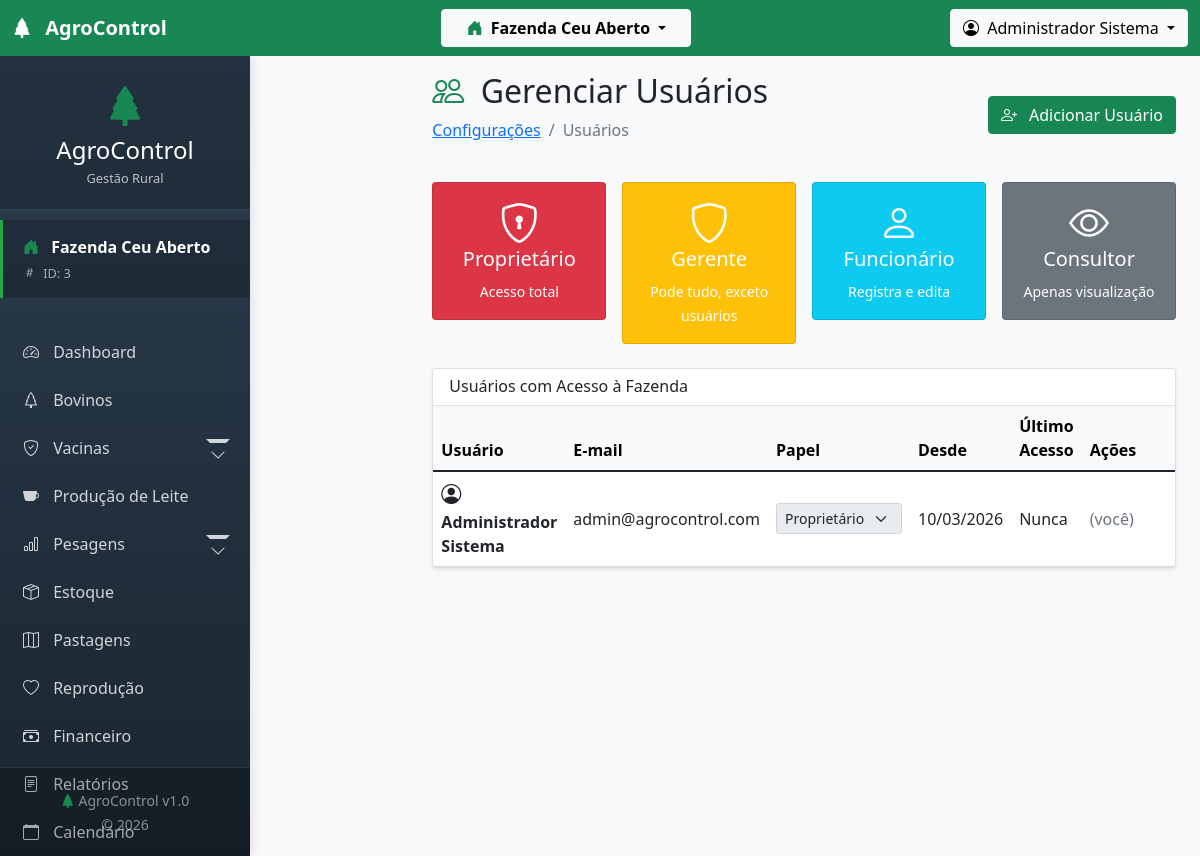
Screenshot of /modules/configuracao/usuarios.php (signed in) with the database file from the repository.
### tables this page shows
CREATE TABLE `fazenda_usuarios` (
  `id` int(11) NOT NULL AUTO_INCREMENT,
  `id_fazenda` int(11) NOT NULL,
  `id_usuario` int(11) NOT NULL,
  `papel` enum('proprietario','administrador','gerente','veterinario','funcionario','consultor') DEFAULT 'funcionario',
  `setor` varchar(100) DEFAULT NULL,
  `permissões` text DEFAULT NULL,
  `recebe_notificacoes` tinyint(1) DEFAULT 1,
  `data_atribuicao` timestamp NULL DEFAULT current_timestamp(),
  `data_remocao` timestamp NULL DEFAULT NULL,
  `ativo` tinyint(1) DEFAULT 1,
  PRIMARY KEY (`id`),
  UNIQUE KEY `unique_usuario_fazenda` (`id_fazenda`,`id_usuario`,`ativo`),
  KEY `id_usuario` (`id_usuario`),
  CONSTRAINT `fazenda_usuarios_ibfk_1` FOREIGN KEY (`id_fazenda`) REFERENCES `fazendas` (`id`) ON DELETE CASCADE,
  CONSTRAINT `fazenda_usuarios_ibfk_2` FOREIGN KEY (`id_usuario`) REFERENCES `usuarios` (`id`)
);

CREATE TABLE `usuarios` (
  `id` int(11) NOT NULL AUTO_INCREMENT,
  `nome` varchar(100) NOT NULL,
  `email` varchar(100) NOT NULL,
  `senha` varchar(255) NOT NULL,
  `nivel` enum('admin','usuario') DEFAULT 'usuario',
  `telefone` varchar(20) DEFAULT NULL,
  `cpf_cnpj` varchar(20) DEFAULT NULL,
  `tipo_pessoa` enum('fisica','juridica') DEFAULT 'fisica',
  `email_confirmado` tinyint(1) DEFAULT 0,
  `token_confirmacao` varchar(100) DEFAULT NULL,
  `data_nascimento` date DEFAULT NULL,
  `profissao` varchar(100) DEFAULT NULL,
  `avatar` varchar(255) DEFAULT NULL,
  `ultimo_login` datetime DEFAULT NULL,
  `ultimo_ip` varchar(45) DEFAULT NULL,
  `data_cadastro` timestamp NULL DEFAULT current_timestamp(),
  `data_atualizacao` timestamp NULL DEFAULT NULL ON UPDATE current_timestamp(),
  `ativo` tinyint(1) DEFAULT 1,
  PRIMARY KEY (`id`),
  UNIQUE KEY `email` (`email`)
);

### config/tenant.php (called while the page is built, shortened)
<?php
require_once __DIR__ . '/database.php';
class TenantManager {
    public static function getActiveFarmId() {
        return $_SESSION['fazenda_ativa_id'] ?? null;
    }
    public static function getUserFarms($userId = null) {
        if (!$userId) $userId = $_SESSION['usuario_id'] ?? 0;
        global $conn;
        $sql = "SELECT f.*, ufp.papel
                FROM fazendas f
                INNER JOIN fazenda_usuarios ufp ON f.id = ufp.id_fazenda
                WHERE ufp.id_usuario = " . intval($userId) . "
                AND ufp.ativo = 1
                AND f.ativo = 1
                ORDER BY f.nome_fazenda";
        $result = $conn->query($sql);
        $farms = [];
        if ($result) {
            while ($row = $result->fetch_assoc()) {
                $farms[] = $row;
            }
        }
        return $farms;
    }
}
function getActiveFarmId() {
    return TenantManager::getActiveFarmId();
}
?>

### config/database.php (called while the page is built, shortened)
<?php
$conn = new mysqli(DB_HOST, DB_USER, DB_PASSWORD, DB_NAME);
$conn->set_charset("utf8");
function executeQuery($sql) {
    global $conn;
    $result = $conn->query($sql);
    return $result;
}
?>

### modules/configuracao/usuarios.php (the view, shortened to what this page needs)
<?php
require_once '../../config/database.php';
require_once '../../config/tenant.php';
$farmId = getActiveFarmId();
$userId = $_SESSION['usuario_id'];
$sql = "SELECT u.*, fu.papel, fu.data_atribuicao
        FROM usuarios u
        JOIN fazenda_usuarios fu ON u.id = fu.id_usuario
        WHERE fu.id_fazenda = $farmId AND fu.ativo = 1
        ORDER BY FIELD(fu.papel, 'proprietario', 'gerente', 'funcionario', 'consultor'), u.nome";
$usuarios = executeQuery($sql);
include '../../includes/header.php';
include '../../includes/sidebar.php';
?>
<main class="col-lg-10 ms-auto px-4 py-3">
    <div class="d-flex justify-content-between align-items-center mb-4">
        <div>
            <h1 class="h2">
                <i class="bi bi-people me-2 text-success"></i>
                Gerenciar Usuários
            </h1>
            <nav aria-label="breadcrumb">
                <ol class="breadcrumb">
                    <li class="breadcrumb-item"><a href="index.php">Configurações</a></li>
                    <li class="breadcrumb-item active">Usuários</li>
                </ol>
            </nav>
        </div>
        <button type="button" class="btn btn-success" data-bs-toggle="modal" data-bs-target="#addUsuarioModal">
            <i class="bi bi-person-plus me-2"></i>
            Adicionar Usuário
        </button>
    </div>
    <div class="row g-3 mb-4">
        <div class="col-md-3">
            <div class="card bg-danger text-white">
                <div class="card-body text-center">
                    <i class="bi bi-shield-lock display-6"></i>
                    <h5>Proprietário</h5>
                    <small>Acesso total</small>
                </div>
            </div>
        </div>
        <div class="col-md-3">
            <div class="card bg-warning text-white">
                <div class="card-body text-center">
                    <i class="bi bi-shield display-6"></i>
                    <h5>Gerente</h5>
                    <small>Pode tudo, exceto usuários</small>
                </div>
            </div>
        </div>
        <div class="col-md-3">
            <div class="card bg-info text-white">
                <div class="card-body text-center">
                    <i class="bi bi-person display-6"></i>
                    <h5>Funcionário</h5>
                    <small>Registra e edita</small>
                </div>
            </div>
        </div>
        <div class="col-md-3">
            <div class="card bg-secondary text-white">
                <div class="card-body text-center">
                    <i class="bi bi-eye display-6"></i>
                    <h5>Consultor</h5>
                    <small>Apenas visualização</small>
                </div>
            </div>
        </div>
    </div>
    <div class="card shadow-sm">
        <div class="card-header bg-white">
            <h6 class="card-title mb-0">Usuários com Acesso à Fazenda</h6>
        </div>
        <div class="card-body p-0">
            <?php if ($usuarios && $usuarios->num_rows > 0): ?>
            <div class="table-responsive">
                <table class="table table-hover align-middle mb-0">
                    <thead class="table-light">
                        <tr>
                            <th>Usuário</th>
                            <th>E-mail</th>
                            <th>Papel</th>
                            <th>Desde</th>
                            <th>Último Acesso</th>
                            <th width="150">Ações</th>
                        </tr>
                    </thead>
                    <tbody>
                        <?php while ($user = $usuarios->fetch_assoc()): ?>
                        <tr>
                            <td>
                                <i class="bi bi-person-circle me-2 fs-5"></i>
                                <strong><?php echo $user['nome']; ?></strong>
                            </td>
                            <td><?php echo $user['email']; ?></td>
                            <td>
                                <form method="POST" action="" class="d-inline">
                                    <select name="papel" class="form-select form-select-sm" style="width: auto; display: inline-block;"
                                            <?php echo ($user['id'] == $userId) ? 'disabled' : ''; ?>
                                            onchange="this.form.submit()">
                                        <option value="proprietario" <?php echo $user['papel'] == 'proprietario' ? 'selected' : ''; ?>>Proprietário</option>
                                    </select>
                                </form>
                            </td>
                            <td><?php echo date('d/m/Y', strtotime($user['data_atribuicao'])); ?></td>
                            <td><?php echo $user['ultimo_login'] ? date('d/m/Y H:i', strtotime($user['ultimo_login'])) : 'Nunca'; ?></td>
                            <td>
                                <?php if ($user['id'] != $userId): ?>
                                <a href="?remove=<?php echo $user['id']; ?>"
                                   class="btn btn-sm btn-danger"
                                   onclick="return confirm('Remover acesso deste usuário?')">
                                    <i class="bi bi-person-x"></i> Remover
                                </a>
                                <?php else: ?>
                                <span class="text-muted">(você)</span>
                                <?php endif; ?>
                            </td>
                        </tr>
                        <?php endwhile; ?>
                    </tbody>
                </table>
            </div>
            <?php endif; ?>
        </div>
    </div>
</main>
<?php include '../../includes/footer.php'; ?>

### assets/css/style.css (style rules this page uses)
:root { --primary-color: #28a745; --secondary-color: #6c757d; --success-color: #28a745; --danger-color: #dc3545; --warning-color: #ffc107; --info-color: #17a2b8; }
body { font-family: 'Segoe UI', Tahoma, Geneva, Verdana, sans-serif; background-color: #f8f9fa; }

### includes/header.php (style rules this page uses)
body { margin: 0; padding: 0; font-family: 'Segoe UI', Tahoma, Geneva, Verdana, sans-serif; }

### includes/sidebar.php (style rules this page uses)
html, body { height: 100%; margin: 0; overflow-x: hidden; }

### rows the page displays
fazenda_usuarios: id_usuario.nome "Administrador Sistema", id_usuario.email "admin@agrocontrol.com", papel "Proprietário", data_atribuicao "10/03/2026"

### other values shown
$activeFarmName "Fazenda Ceu Aberto"
$_SESSION['usuario_nome'] "Administrador Sistema"
TenantManager::getActiveFarmName() "Fazenda Ceu Aberto"
$farmId "3"
